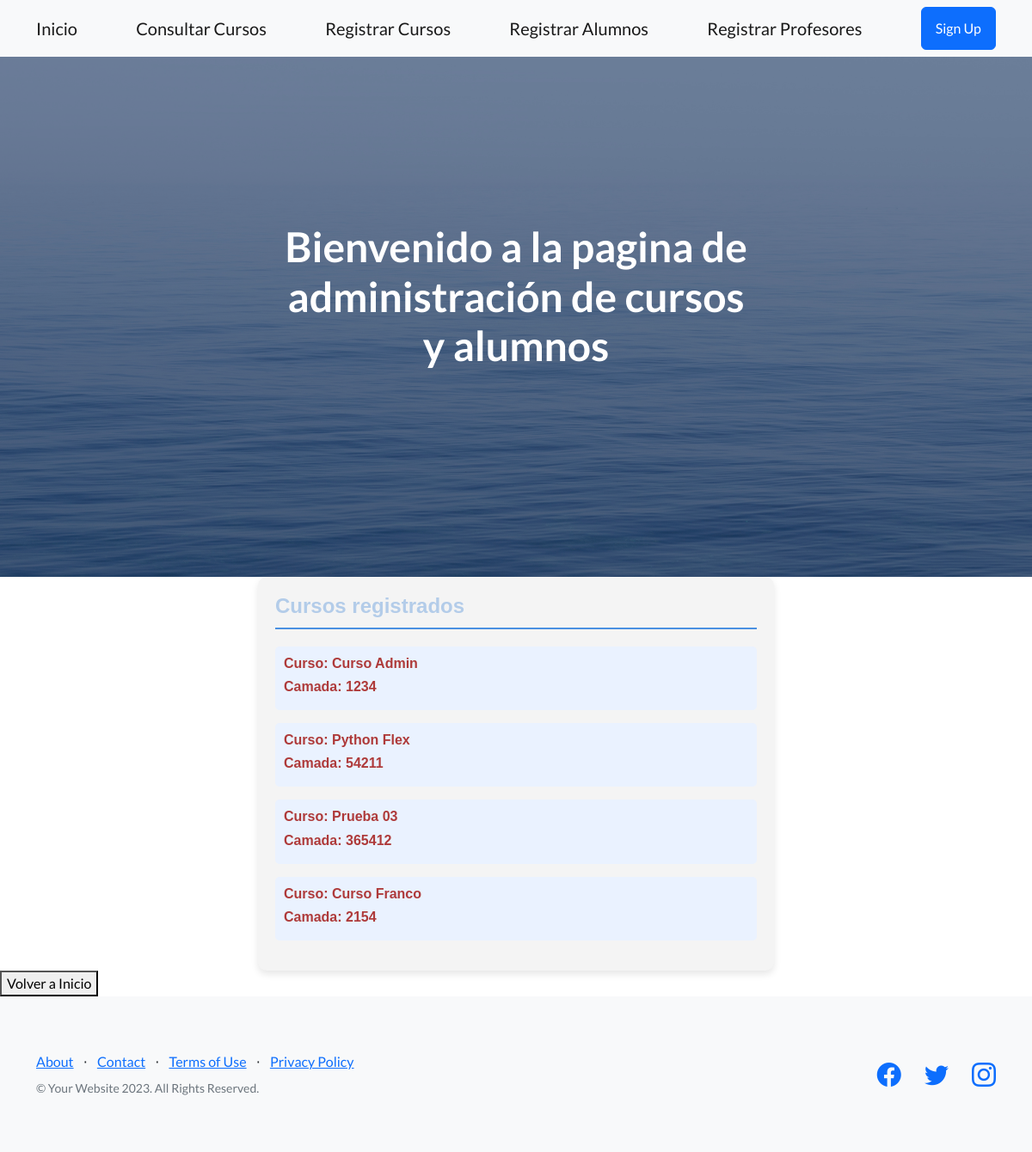
/consulta_cursos/, run on the app's committed database.
### AppBlog/models.py (models this page shows)
class Cursos(models.Model):
    nombre = models.CharField(max_length=200)
    camada = models.IntegerField()
    def __str__(self):
        return f"{self.nombre} ({self.camada})"

### AppBlog/views.py (the view)
def consultar_cursos(request):
    curso = Cursos.objects.all()
    print(curso)
    return render(request,"AppBlog/consulta_cursos.html", {"value" : curso})

### AppBlog/templates/AppBlog/consulta_cursos.html
{% extends 'AppBlog/Padre.html' %}
{% load static %}
{% block contenidoQueCambia %}
<div style="font-family: Arial, sans-serif; padding: 20px; background-color: #f4f4f4; max-width: 600px; margin: auto; border-radius: 10px; box-shadow: 0 4px 8px rgba(0, 0, 0, 0.1);">
    <h4 style="color: #b3cce9; border-bottom: 2px solid #4a90e2; padding-bottom: 10px;">Cursos registrados</h4>
    <div style="margin-top: 20px;">
    {% for n in value %}
        <div style="color: #ae3a3a; background-color: #eaf2ff; padding: 10px; border-radius: 5px; margin-bottom: 15px;">
            <h6>Curso: {{n.nombre}}</h6>
            <h6>Camada: {{n.camada}}</h6>
        </div>
    {% endfor %}
    </div>
</div>
{% endblock contenidoQueCambia %}

### data on the page
Cursos: nombre "Curso Admin", camada "1234"
Cursos: nombre "Python Flex", camada "54211"
Cursos: nombre "Prueba 03", camada "365412"
Cursos: nombre "Curso Franco", camada "2154"
